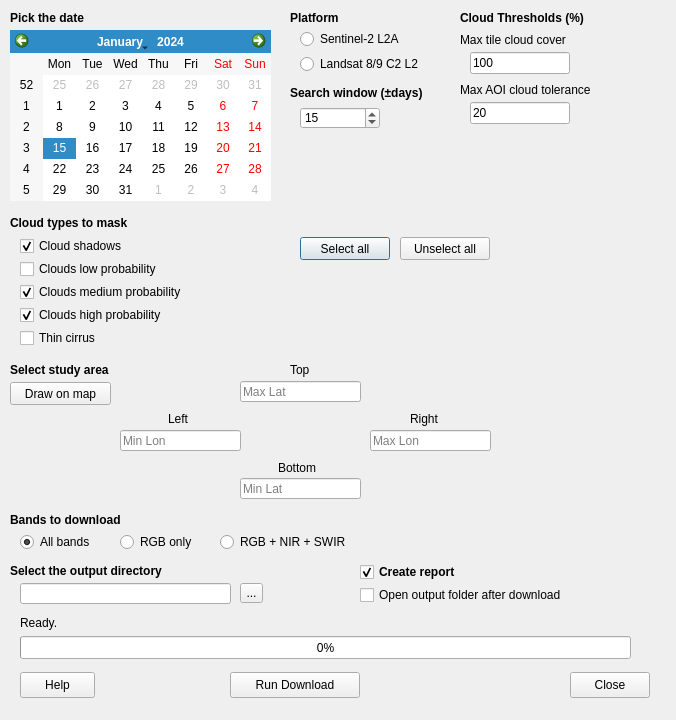
<?xml version="1.0" encoding="UTF-8"?>
<ui version="4.0">
 <class>OpticalDownloaderDialogBase</class>
 <widget class="QDialog" name="OpticalDownloaderDialogBase">
  <property name="geometry">
   <rect><x>0</x><y>0</y><width>676</width><height>720</height></rect>
  </property>
  <property name="windowTitle">
   <string>Optical Satellite Data Downloader</string>
  </property>

  <!-- DATE (left column) -->
  <widget class="QLabel" name="label_date">
   <property name="geometry"><rect><x>10</x><y>10</y><width>150</width><height>16</height></rect></property>
   <property name="font"><font><weight>75</weight><bold>true</bold></font></property>
   <property name="text"><string>Pick the date</string></property>
  </widget>
  <widget class="QCalendarWidget" name="calendarWidget">
   <property name="geometry"><rect><x>10</x><y>30</y><width>261</width><height>171</height></rect></property>
  </widget>

  <!-- PLATFORM (right-middle) -->
  <widget class="QLabel" name="label_platform">
   <property name="geometry"><rect><x>290</x><y>10</y><width>80</width><height>16</height></rect></property>
   <property name="font"><font><weight>75</weight><bold>true</bold></font></property>
   <property name="text"><string>Platform</string></property>
  </widget>
  <widget class="QRadioButton" name="radioBtn_sentinel">
   <property name="geometry"><rect><x>300</x><y>30</y><width>155</width><height>18</height></rect></property>
   <property name="text"><string>Sentinel-2 L2A</string></property>
   <property name="checked"><bool>true</bool></property>
  </widget>
  <widget class="QRadioButton" name="radioBtn_landsat">
   <property name="geometry"><rect><x>300</x><y>55</y><width>160</width><height>18</height></rect></property>
   <property name="text"><string>Landsat 8/9 C2 L2</string></property>
  </widget>
  <widget class="QLabel" name="label_extraDays">
   <property name="geometry"><rect><x>290</x><y>85</y><width>190</width><height>16</height></rect></property>
   <property name="font"><font><weight>75</weight><bold>true</bold></font></property>
   <property name="text"><string>Search window (±days)</string></property>
  </widget>
  <widget class="QSpinBox" name="spinBox_extraDays">
   <property name="geometry"><rect><x>300</x><y>107</y><width>80</width><height>22</height></rect></property>
   <property name="minimum"><number>1</number></property>
   <property name="maximum"><number>180</number></property>
   <property name="value"><number>15</number></property>
  </widget>

  <!-- CLOUD THRESHOLDS (far right) -->
  <widget class="QLabel" name="label_thresholds">
   <property name="geometry"><rect><x>460</x><y>10</y><width>200</width><height>16</height></rect></property>
   <property name="font"><font><weight>75</weight><bold>true</bold></font></property>
   <property name="text"><string>Cloud Thresholds (%)</string></property>
  </widget>
  <widget class="QLabel" name="label_maxTile">
   <property name="geometry"><rect><x>460</x><y>32</y><width>190</width><height>16</height></rect></property>
   <property name="text"><string>Max tile cloud cover</string></property>
  </widget>
  <widget class="QLineEdit" name="lineEdit_maxCloudTile">
   <property name="geometry"><rect><x>470</x><y>52</y><width>100</width><height>22</height></rect></property>
   <property name="text"><string>100</string></property>
  </widget>
  <widget class="QLabel" name="label_maxTol">
   <property name="geometry"><rect><x>460</x><y>82</y><width>200</width><height>16</height></rect></property>
   <property name="text"><string>Max AOI cloud tolerance</string></property>
  </widget>
  <widget class="QLineEdit" name="lineEdit_maxCloudTol">
   <property name="geometry"><rect><x>470</x><y>102</y><width>100</width><height>22</height></rect></property>
   <property name="text"><string>20</string></property>
  </widget>

  <!-- CLOUD TYPES (left column, below calendar) -->
  <widget class="QLabel" name="label_cloudTypes">
   <property name="geometry"><rect><x>10</x><y>215</y><width>200</width><height>16</height></rect></property>
   <property name="font"><font><weight>75</weight><bold>true</bold></font></property>
   <property name="text"><string>Cloud types to mask</string></property>
  </widget>
  <widget class="QCheckBox" name="cb_cloud_shadows">
   <property name="geometry"><rect><x>20</x><y>237</y><width>171</width><height>18</height></rect></property>
   <property name="text"><string>Cloud shadows</string></property>
   <property name="checked"><bool>true</bool></property>
  </widget>
  <widget class="QCheckBox" name="cb_cloud_low">
   <property name="geometry"><rect><x>20</x><y>260</y><width>171</width><height>18</height></rect></property>
   <property name="text"><string>Clouds low probability</string></property>
  </widget>
  <widget class="QCheckBox" name="cb_cloud_med">
   <property name="geometry"><rect><x>20</x><y>283</y><width>191</width><height>18</height></rect></property>
   <property name="text"><string>Clouds medium probability</string></property>
   <property name="checked"><bool>true</bool></property>
  </widget>
  <widget class="QCheckBox" name="cb_cloud_high">
   <property name="geometry"><rect><x>20</x><y>306</y><width>191</width><height>18</height></rect></property>
   <property name="text"><string>Clouds high probability</string></property>
   <property name="checked"><bool>true</bool></property>
  </widget>
  <widget class="QCheckBox" name="cb_cirrus">
   <property name="geometry"><rect><x>20</x><y>329</y><width>111</width><height>18</height></rect></property>
   <property name="text"><string>Thin cirrus</string></property>
  </widget>

  <!-- Select / Unselect all cloud checkboxes -->
  <widget class="QPushButton" name="btn_select_all">
   <property name="geometry"><rect><x>300</x><y>237</y><width>90</width><height>23</height></rect></property>
   <property name="text"><string>Select all</string></property>
  </widget>
  <widget class="QPushButton" name="btn_unselect_all">
   <property name="geometry"><rect><x>400</x><y>237</y><width>90</width><height>23</height></rect></property>
   <property name="text"><string>Unselect all</string></property>
  </widget>

  <!-- STUDY AREA (full width compass layout) -->
  <widget class="QLabel" name="label_studyArea">
   <property name="geometry"><rect><x>10</x><y>362</y><width>171</width><height>16</height></rect></property>
   <property name="font"><font><weight>75</weight><bold>true</bold></font></property>
   <property name="text"><string>Select study area</string></property>
  </widget>
  <widget class="QPushButton" name="btn_draw_area">
   <property name="geometry"><rect><x>10</x><y>382</y><width>101</width><height>23</height></rect></property>
   <property name="text"><string>Draw on map</string></property>
  </widget>
  <widget class="QLabel" name="label_top">
   <property name="geometry"><rect><x>290</x><y>362</y><width>31</width><height>16</height></rect></property>
   <property name="text"><string>Top</string></property>
  </widget>
  <widget class="QLineEdit" name="lineEdit_top">
   <property name="geometry"><rect><x>240</x><y>381</y><width>121</width><height>21</height></rect></property>
   <property name="placeholderText"><string>Max Lat</string></property>
  </widget>
  <widget class="QLabel" name="label_left">
   <property name="geometry"><rect><x>168</x><y>411</y><width>31</width><height>16</height></rect></property>
   <property name="text"><string>Left</string></property>
  </widget>
  <widget class="QLineEdit" name="lineEdit_left">
   <property name="geometry"><rect><x>120</x><y>430</y><width>121</width><height>21</height></rect></property>
   <property name="placeholderText"><string>Min Lon</string></property>
  </widget>
  <widget class="QLabel" name="label_right">
   <property name="geometry"><rect><x>410</x><y>411</y><width>31</width><height>16</height></rect></property>
   <property name="text"><string>Right</string></property>
  </widget>
  <widget class="QLineEdit" name="lineEdit_right">
   <property name="geometry"><rect><x>370</x><y>430</y><width>121</width><height>21</height></rect></property>
   <property name="placeholderText"><string>Max Lon</string></property>
  </widget>
  <widget class="QLabel" name="label_bottom">
   <property name="geometry"><rect><x>278</x><y>460</y><width>41</width><height>16</height></rect></property>
   <property name="text"><string>Bottom</string></property>
  </widget>
  <widget class="QLineEdit" name="lineEdit_bottom">
   <property name="geometry"><rect><x>240</x><y>478</y><width>121</width><height>21</height></rect></property>
   <property name="placeholderText"><string>Min Lat</string></property>
  </widget>

  <!-- BANDS -->
  <widget class="QLabel" name="label_bands">
   <property name="geometry"><rect><x>10</x><y>512</y><width>171</width><height>16</height></rect></property>
   <property name="font"><font><weight>75</weight><bold>true</bold></font></property>
   <property name="text"><string>Bands to download</string></property>
  </widget>
  <widget class="QRadioButton" name="radioBtn_all">
   <property name="geometry"><rect><x>20</x><y>533</y><width>83</width><height>18</height></rect></property>
   <property name="text"><string>All bands</string></property>
   <property name="checked"><bool>true</bool></property>
  </widget>
  <widget class="QRadioButton" name="radioBtn_rgb">
   <property name="geometry"><rect><x>120</x><y>533</y><width>83</width><height>18</height></rect></property>
   <property name="text"><string>RGB only</string></property>
  </widget>
  <widget class="QRadioButton" name="radioBtn_rgb_nir_swir">
   <property name="geometry"><rect><x>220</x><y>533</y><width>151</width><height>18</height></rect></property>
   <property name="text"><string>RGB + NIR + SWIR</string></property>
  </widget>

  <!-- OUTPUT -->
  <widget class="QLabel" name="label_output">
   <property name="geometry"><rect><x>10</x><y>563</y><width>191</width><height>16</height></rect></property>
   <property name="font"><font><weight>75</weight><bold>true</bold></font></property>
   <property name="text"><string>Select the output directory</string></property>
  </widget>
  <widget class="QLineEdit" name="lineEdit_output">
   <property name="geometry"><rect><x>20</x><y>583</y><width>211</width><height>21</height></rect></property>
  </widget>
  <widget class="QToolButton" name="toolButton">
   <property name="geometry"><rect><x>240</x><y>583</y><width>23</width><height>20</height></rect></property>
   <property name="text"><string>...</string></property>
  </widget>
  <widget class="QCheckBox" name="cb_report">
   <property name="geometry"><rect><x>360</x><y>563</y><width>140</width><height>18</height></rect></property>
   <property name="font"><font><weight>75</weight><bold>true</bold></font></property>
   <property name="text"><string>Create report</string></property>
   <property name="checked"><bool>true</bool></property>
  </widget>
  <widget class="QCheckBox" name="cb_open_output">
   <property name="geometry"><rect><x>360</x><y>586</y><width>251</width><height>18</height></rect></property>
   <property name="text"><string>Open output folder after download</string></property>
  </widget>

  <!-- STATUS + PROGRESS -->
  <widget class="QLabel" name="label_status">
   <property name="geometry"><rect><x>20</x><y>614</y><width>611</width><height>18</height></rect></property>
   <property name="text"><string>Ready.</string></property>
  </widget>
  <widget class="QProgressBar" name="progressBar">
   <property name="geometry"><rect><x>20</x><y>636</y><width>611</width><height>23</height></rect></property>
   <property name="value"><number>0</number></property>
  </widget>

  <!-- BUTTONS -->
  <widget class="QPushButton" name="btn_help">
   <property name="geometry"><rect><x>20</x><y>672</y><width>75</width><height>26</height></rect></property>
   <property name="text"><string>Help</string></property>
  </widget>
  <widget class="QPushButton" name="btn_run">
   <property name="geometry"><rect><x>230</x><y>672</y><width>130</width><height>26</height></rect></property>
   <property name="text"><string>Run Download</string></property>
  </widget>
  <widget class="QPushButton" name="btn_close">
   <property name="geometry"><rect><x>570</x><y>672</y><width>80</width><height>26</height></rect></property>
   <property name="text"><string>Close</string></property>
  </widget>

 </widget>
 <resources/>
 <connections/>
</ui>
